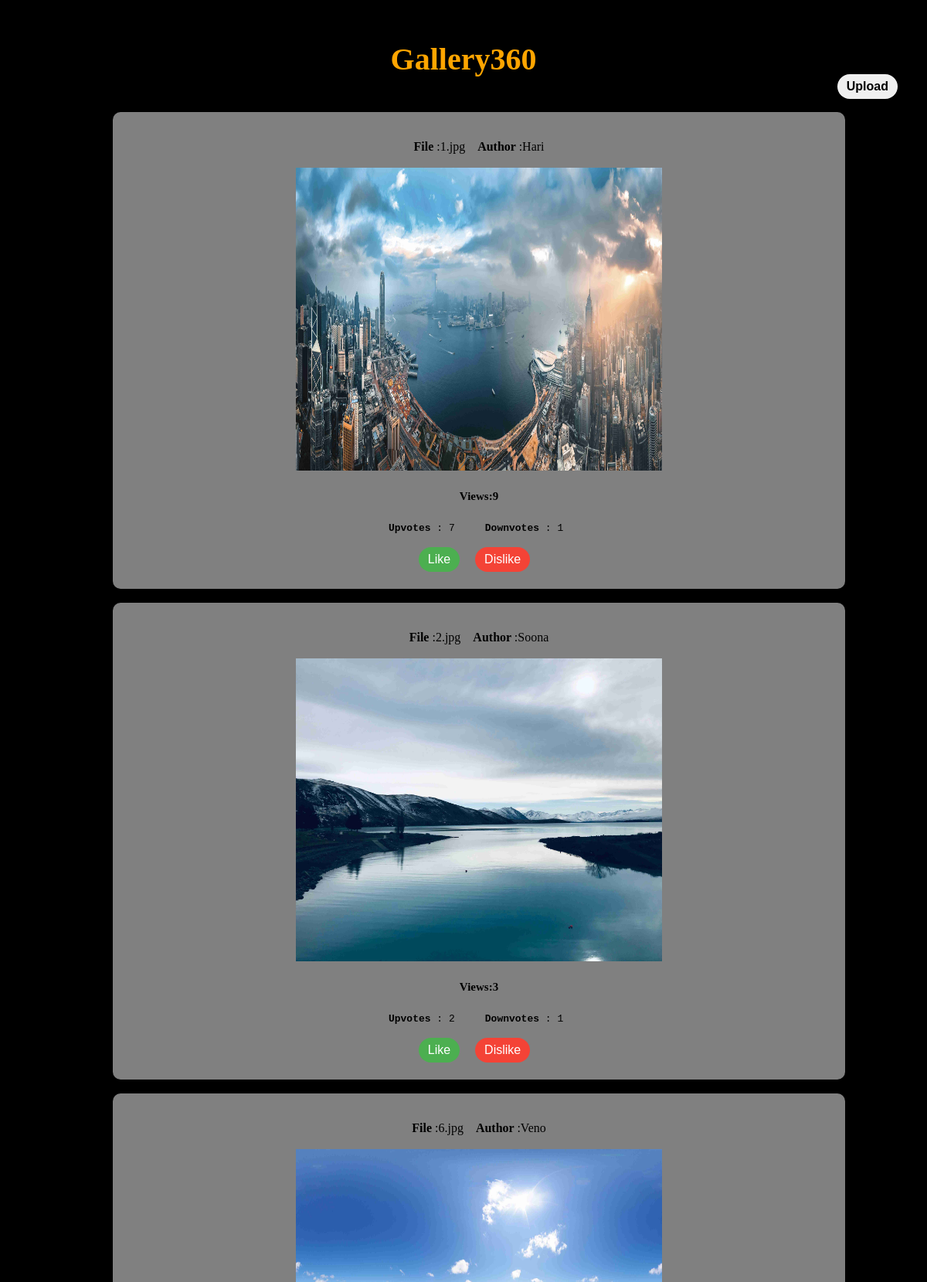
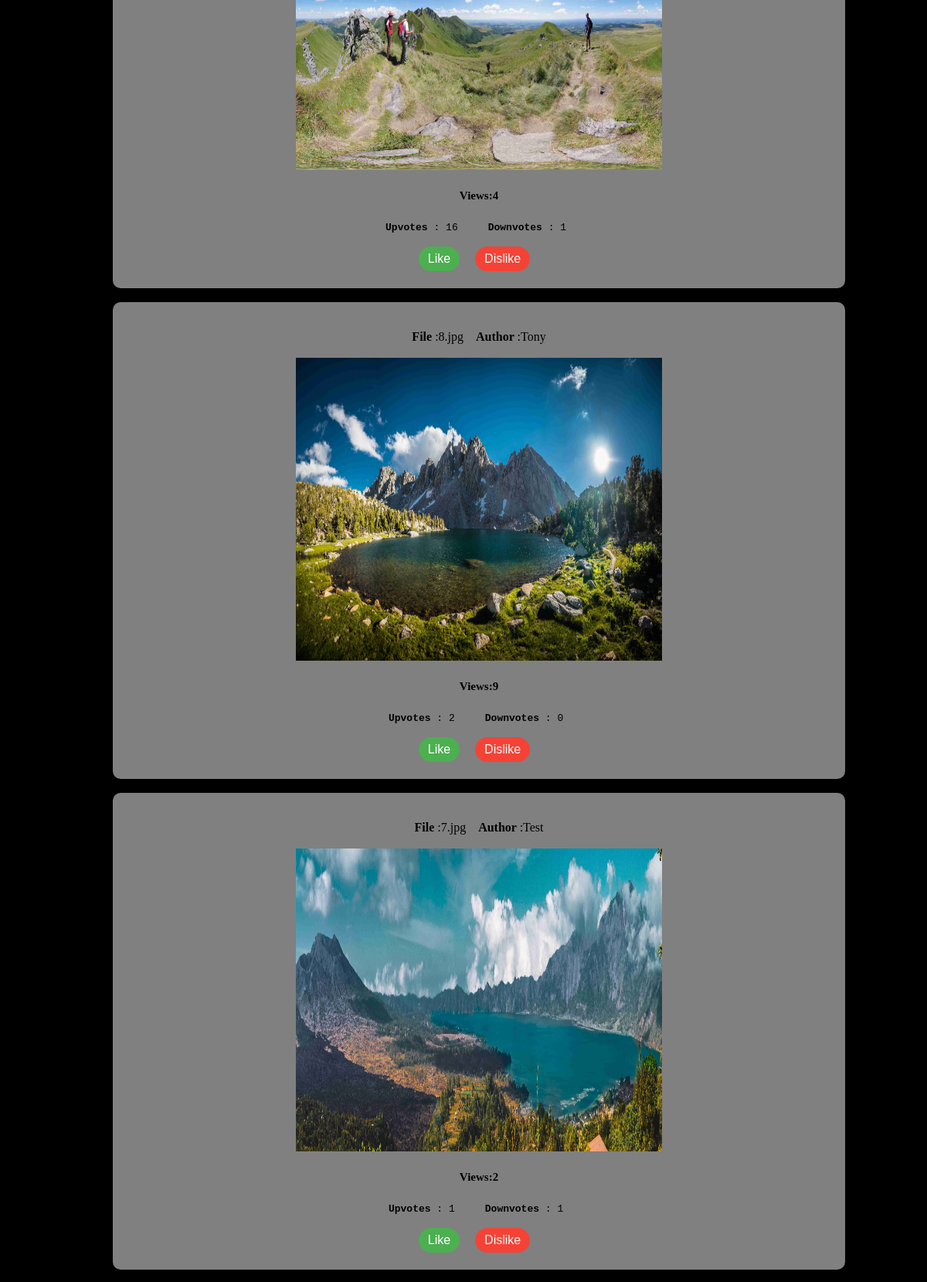
Page /Main (upper part) on the committed database (2 pictures, top to bottom).
### app.py (models this page shows)
class post(db.Model):
    id = db.Column(db.Integer, primary_key=True)
    author = db.Column(db.String(80))
    imgname = db.Column(db.String(80))
    url = db.Column(db.String(100))
    view = db.Column(db.Integer)
    like = db.Column(db.Integer)
    dislike = db.Column(db.Integer)

### app.py (the view)
@app.route("/Main", methods=["GET", "POST"])
def Main():
    posts=post.query.all()
    views=[]
    like=[]
    Allpost=[]
    for i in posts:
        temp=[]
        temp.append(i.id)
        val=view.query.filter_by(image_id=i.id).first()
        if(val):
            views.append(val)
        else:
            views.append(0)
        val=feel.query.filter_by(image_id=i.id).first()
        if(val):
            like.append(val)
        else:
            like.append(0)
        temp.append(i.author)
        temp.append(i.imgname)
        temp.append(i.url)
        temp.append(i.view)
        temp.append(i.like)
        temp.append(i.dislike)
        Allpost.append(temp)
        del temp
    return render_template('Main.html',name=request.args.get('name'),posts=Allpost)

### templates/Main.html (shortened to what this page needs)
<html>
<head>
</head>
<body><br>
  <h1><center>Gallery360</center></h1>
<div class="Cointainer">
	<div class="container">
    <div class="row"><br>
    {% for info in posts %}
	    <center>
	      <div class="postcontainer"><br><br><b>File </b>:{{info[2]}} &nbsp; &nbsp;<b>Author </b>:{{info[1]}}<br><br>
				<a href="{{ url_for('show360', pid = info[0]) }}">
        <img src='/static/thumb/{{info[2]}}'  class="img-fluid mb-4"  width="50%" height="50%"  id="{{info[0]}}"><br></a>
        <h5>Views:<span id="views{{info[0]}}">{{info[4]}}</span></h5>
        <pre><b>Upvotes</b> :<span id="up{{info[0]}}"> {{info[5]}} </span>  &nbsp;&nbsp;<b>Downvotes</b> :<span id="down{{info[0]}}"> {{info[6]}} </span></pre>
				<button type="submit" class="like" id="like{{info}}" value="{{info[0]}}" placeholder="submit" >Like</button>
			<button class="unlike" type="submit"  id="like{{info}}" value="{{info[0]}}" value="{{info[0]}}">Dislike</button>
			&nbsp;&nbsp;<br><br>
	      </div>
	  </center>
  		<br>
  	{% endfor %}<br>
</div>
</div>
</div>
 <button onclick="upload()" id="upbut">Upload</button>
</body>
</html>

### templates/Main.html (style rules this page uses)
.postcontainer { position: relative; left:20px; width:80%; background-color: grey; border-radius: 10px; }
.row { background-color: black; }
#upbut { position: fixed; top:2%; right:3%; color: black; font-weight: bold }
h1 { font-family: magneto; font-weight: bold; color: orange; font-size:40px; }
body { background-color: black; }
.like { background-color: #4CAF50; }
.unlike { background-color: #f44336; }
button { border: none; color: white; padding: 7px 12px; text-align: center; text-decoration: none; display: inline-block; font-size: 16px; margin: 4px 2px; cursor: pointer; border-radius: 20px; }
h5 { font-size: 15px; font-weight: bold; }

### rows in the picture
post: imgname "1.jpg", author "Hari", imgname (picture), view "9", like "7", dislike "1"
post: imgname "2.jpg", author "Soona", imgname (picture), view "3", like "2", dislike "1"
post: imgname "6.jpg", author "Veno", imgname (picture), view "4", like "16", dislike "1", {{ info[0] }} 3 (drawn)
post: imgname "8.jpg", author "Tony", imgname (picture), view "9", like "2", dislike "0", {{ info[0] }} 4 (drawn)
post: imgname "7.jpg", author "Test", imgname (picture), view "2", like "1", dislike "1", {{ info[0] }} 5 (drawn)
